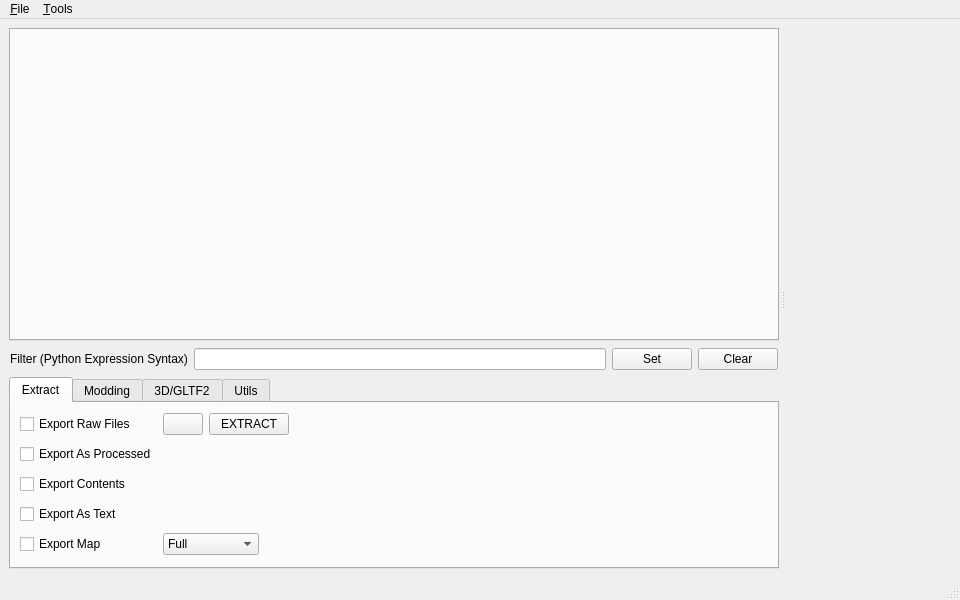
<?xml version="1.0" encoding="UTF-8"?>
<ui version="4.0">
 <class>MainWindow</class>
 <widget class="QMainWindow" name="MainWindow">
  <property name="geometry">
   <rect>
    <x>0</x>
    <y>0</y>
    <width>960</width>
    <height>600</height>
   </rect>
  </property>
  <property name="windowTitle">
   <string>DECA Main Window</string>
  </property>
  <widget class="QWidget" name="centralwidget">
   <layout class="QVBoxLayout" name="centralwidget_layout">
    <item>
     <widget class="QSplitter" name="splitter">
      <property name="orientation">
       <enum>Qt::Orientation::Horizontal</enum>
      </property>
      <property name="handleWidth">
       <number>7</number>
      </property>
      <property name="childrenCollapsible">
       <bool>false</bool>
      </property>
      <widget class="QWidget" name="layoutWidget">
       <layout class="QVBoxLayout" name="vertical_layout" stretch="1,0,0">
        <item>
         <widget class="QTabWidget" name="tabs_nodes">
          <property name="currentIndex">
           <number>-1</number>
          </property>
          <property name="tabsClosable">
           <bool>true</bool>
          </property>
         </widget>
        </item>
        <item>
         <layout class="QHBoxLayout" name="horizontal_layout" stretch="0,1,0,0">
          <property name="leftMargin">
           <number>1</number>
          </property>
          <property name="topMargin">
           <number>1</number>
          </property>
          <property name="rightMargin">
           <number>1</number>
          </property>
          <property name="bottomMargin">
           <number>1</number>
          </property>
          <item>
           <widget class="QLabel" name="filter_label">
            <property name="text">
             <string>Filter (Python Expression Syntax)</string>
            </property>
           </widget>
          </item>
          <item>
           <widget class="QLineEdit" name="filter_edit">
            <property name="sizePolicy">
             <sizepolicy hsizetype="Expanding" vsizetype="Ignored">
              <horstretch>0</horstretch>
              <verstretch>0</verstretch>
             </sizepolicy>
            </property>
            <property name="text">
             <string/>
            </property>
           </widget>
          </item>
          <item>
           <widget class="QPushButton" name="filter_set_bt">
            <property name="text">
             <string>Set</string>
            </property>
           </widget>
          </item>
          <item>
           <widget class="QPushButton" name="filter_clear_bt">
            <property name="text">
             <string>Clear</string>
            </property>
           </widget>
          </item>
         </layout>
        </item>
        <item>
         <widget class="QTabWidget" name="tabs_control">
          <property name="currentIndex">
           <number>0</number>
          </property>
          <widget class="QWidget" name="tab_extract">
           <attribute name="title">
            <string>Extract</string>
           </attribute>
           <layout class="QGridLayout" name="grid_layout_1" rowminimumheight="24,24,24,24,24">
            <item row="4" column="1" colspan="2">
             <widget class="QComboBox" name="cmbbx_map_format">
              <property name="sizePolicy">
               <sizepolicy hsizetype="Fixed" vsizetype="Fixed">
                <horstretch>0</horstretch>
                <verstretch>0</verstretch>
               </sizepolicy>
              </property>
              <property name="minimumSize">
               <size>
                <width>96</width>
                <height>0</height>
               </size>
              </property>
              <item>
               <property name="text">
                <string>Full</string>
               </property>
              </item>
              <item>
               <property name="text">
                <string>Tiles</string>
               </property>
              </item>
              <item>
               <property name="text">
                <string>Full + Tiles</string>
               </property>
              </item>
             </widget>
            </item>
            <item row="2" column="0">
             <widget class="QCheckBox" name="chkbx_export_contents_extract">
              <property name="text">
               <string>Export Contents</string>
              </property>
             </widget>
            </item>
            <item row="3" column="0">
             <widget class="QCheckBox" name="chkbx_export_text_extract">
              <property name="text">
               <string>Export As Text</string>
              </property>
             </widget>
            </item>
            <item row="4" column="0">
             <widget class="QCheckBox" name="chkbx_export_map">
              <property name="text">
               <string>Export Map</string>
              </property>
             </widget>
            </item>
            <item row="0" column="0">
             <widget class="QCheckBox" name="chkbx_export_raw_extract">
              <property name="text">
               <string>Export Raw Files</string>
              </property>
             </widget>
            </item>
            <item row="1" column="0">
             <widget class="QCheckBox" name="chkbx_export_processed_extract">
              <property name="text">
               <string>Export As Processed</string>
              </property>
             </widget>
            </item>
            <item row="0" column="2" colspan="2">
             <widget class="QPushButton" name="bt_extract">
              <property name="text">
               <string>EXTRACT</string>
              </property>
             </widget>
            </item>
            <item row="0" column="1">
             <widget class="QPushButton" name="bt_extract_folder_show">
              <property name="sizePolicy">
               <sizepolicy hsizetype="Fixed" vsizetype="Fixed">
                <horstretch>0</horstretch>
                <verstretch>0</verstretch>
               </sizepolicy>
              </property>
             </widget>
            </item>
            <item row="0" column="4">
             <spacer name="tab_extract_hspacer">
              <property name="orientation">
               <enum>Qt::Orientation::Horizontal</enum>
              </property>
              <property name="sizeHint" stdset="0">
               <size>
                <width>0</width>
                <height>0</height>
               </size>
              </property>
             </spacer>
            </item>
           </layout>
          </widget>
          <widget class="QWidget" name="tab_modding">
           <attribute name="title">
            <string>Modding</string>
           </attribute>
           <layout class="QGridLayout" name="grid_layout_2" rowminimumheight="24,24,24,24,24">
            <item row="1" column="0">
             <widget class="QCheckBox" name="chkbx_export_processed_mods">
              <property name="text">
               <string>Export As Processed</string>
              </property>
             </widget>
            </item>
            <item row="3" column="0">
             <widget class="QCheckBox" name="chkbx_mod_build_subset">
              <property name="text">
               <string>Build Subset</string>
              </property>
             </widget>
            </item>
            <item row="0" column="1">
             <widget class="QPushButton" name="bt_mod_folder_show">
              <property name="sizePolicy">
               <sizepolicy hsizetype="Fixed" vsizetype="Fixed">
                <horstretch>0</horstretch>
                <verstretch>0</verstretch>
               </sizepolicy>
              </property>
             </widget>
            </item>
            <item row="0" column="0">
             <widget class="QCheckBox" name="chkbx_export_raw_mods">
              <property name="text">
               <string>Export Raw Files</string>
              </property>
             </widget>
            </item>
            <item row="0" column="2">
             <widget class="QPushButton" name="bt_mod_prep">
              <property name="text">
               <string>PREP MOD</string>
              </property>
             </widget>
            </item>
            <item row="1" column="2">
             <widget class="QPushButton" name="bt_mod_build">
              <property name="text">
               <string>BUILD MOD</string>
              </property>
             </widget>
            </item>
            <item row="2" column="0">
             <widget class="QCheckBox" name="chkbx_export_contents_mods">
              <property name="text">
               <string>Export Contents</string>
              </property>
             </widget>
            </item>
            <item row="1" column="1">
             <widget class="QPushButton" name="bt_mod_build_folder_show">
              <property name="sizePolicy">
               <sizepolicy hsizetype="Fixed" vsizetype="Fixed">
                <horstretch>0</horstretch>
                <verstretch>0</verstretch>
               </sizepolicy>
              </property>
             </widget>
            </item>
            <item row="4" column="0" colspan="3">
             <widget class="QCheckBox" name="chkbx_mod_do_not_build_archives">
              <property name="text">
               <string>Do Not Build Archives</string>
              </property>
             </widget>
            </item>
            <item row="0" column="3">
             <spacer name="tab_modding_hspacer">
              <property name="orientation">
               <enum>Qt::Orientation::Horizontal</enum>
              </property>
              <property name="sizeHint" stdset="0">
               <size>
                <width>0</width>
                <height>0</height>
               </size>
              </property>
             </spacer>
            </item>
           </layout>
          </widget>
          <widget class="QWidget" name="tab_3d_gltf2">
           <attribute name="title">
            <string>3D/GLTF2</string>
           </attribute>
           <layout class="QGridLayout" name="grid_layout_3" rowstretch="0,0,0,0,0" rowminimumheight="24,24,24,24,24" columnminimumwidth="0,0,0,0">
            <item row="0" column="0">
             <widget class="QCheckBox" name="chkbx_export_save_to_one_dir">
              <property name="text">
               <string>Save To One Directory</string>
              </property>
             </widget>
            </item>
            <item row="4" column="1" colspan="2">
             <widget class="QComboBox" name="cmbbx_texture_format">
              <property name="sizePolicy">
               <sizepolicy hsizetype="Fixed" vsizetype="Fixed">
                <horstretch>0</horstretch>
                <verstretch>0</verstretch>
               </sizepolicy>
              </property>
              <property name="minimumSize">
               <size>
                <width>64</width>
                <height>0</height>
               </size>
              </property>
              <item>
               <property name="text">
                <string>DDS</string>
               </property>
              </item>
              <item>
               <property name="text">
                <string>DDSC</string>
               </property>
              </item>
              <item>
               <property name="text">
                <string>PNG</string>
               </property>
              </item>
             </widget>
            </item>
            <item row="0" column="1">
             <widget class="QPushButton" name="bt_extract_gltf_3d_folder_show">
              <property name="sizePolicy">
               <sizepolicy hsizetype="Fixed" vsizetype="Fixed">
                <horstretch>0</horstretch>
                <verstretch>0</verstretch>
               </sizepolicy>
              </property>
             </widget>
            </item>
            <item row="0" column="3">
             <spacer name="tab_3d_hspacer">
              <property name="orientation">
               <enum>Qt::Orientation::Horizontal</enum>
              </property>
              <property name="sizeHint" stdset="0">
               <size>
                <width>40</width>
                <height>20</height>
               </size>
              </property>
             </spacer>
            </item>
            <item row="4" column="0">
             <widget class="QLabel" name="lbl_texture_format">
              <property name="sizePolicy">
               <sizepolicy hsizetype="Preferred" vsizetype="Fixed">
                <horstretch>0</horstretch>
                <verstretch>0</verstretch>
               </sizepolicy>
              </property>
              <property name="text">
               <string>Texture Format</string>
              </property>
             </widget>
            </item>
            <item row="1" column="0">
             <widget class="QCheckBox" name="chkbx_export_3d_include_skeleton">
              <property name="text">
               <string>Include Skeleton</string>
              </property>
             </widget>
            </item>
            <item row="0" column="2">
             <widget class="QPushButton" name="bt_extract_gltf_3d">
              <property name="text">
               <string>EXTRACT 3D/GLTF2</string>
              </property>
             </widget>
            </item>
            <item row="2" column="0">
             <widget class="QLabel" name="tab_32_label_1">
              <property name="sizePolicy">
               <sizepolicy hsizetype="Preferred" vsizetype="Fixed">
                <horstretch>0</horstretch>
                <verstretch>0</verstretch>
               </sizepolicy>
              </property>
              <property name="text">
               <string/>
              </property>
             </widget>
            </item>
            <item row="3" column="0">
             <widget class="QLabel" name="tab_32_label_2">
              <property name="sizePolicy">
               <sizepolicy hsizetype="Preferred" vsizetype="Fixed">
                <horstretch>0</horstretch>
                <verstretch>0</verstretch>
               </sizepolicy>
              </property>
              <property name="text">
               <string/>
              </property>
             </widget>
            </item>
           </layout>
          </widget>
          <widget class="QWidget" name="tab_utils">
           <attribute name="title">
            <string>Utils</string>
           </attribute>
           <layout class="QGridLayout" name="grid_layout_4" columnstretch="0,0,1" rowminimumheight="24,0">
            <item row="0" column="2">
             <widget class="QLineEdit" name="vhash_to_vpath_out_edit">
              <property name="readOnly">
               <bool>true</bool>
              </property>
             </widget>
            </item>
            <item row="0" column="0">
             <widget class="QLabel" name="vhash_to_vpath_label">
              <property name="text">
               <string>VHash -&gt; VPath</string>
              </property>
             </widget>
            </item>
            <item row="0" column="1">
             <widget class="QLineEdit" name="vhash_to_vpath_in_edit">
              <property name="text">
               <string>0</string>
              </property>
             </widget>
            </item>
            <item row="1" column="0">
             <spacer name="tab_utils_vspacer">
              <property name="orientation">
               <enum>Qt::Orientation::Vertical</enum>
              </property>
              <property name="sizeHint" stdset="0">
               <size>
                <width>20</width>
                <height>40</height>
               </size>
              </property>
             </spacer>
            </item>
           </layout>
          </widget>
         </widget>
        </item>
       </layout>
      </widget>
      <widget class="DataViewWidget" name="data_view" native="true"/>
     </widget>
    </item>
   </layout>
  </widget>
  <widget class="QMenuBar" name="menubar">
   <property name="geometry">
    <rect>
     <x>0</x>
     <y>0</y>
     <width>960</width>
     <height>22</height>
    </rect>
   </property>
   <widget class="QMenu" name="menu_File">
    <property name="title">
     <string>&amp;File</string>
    </property>
    <addaction name="action_project_new"/>
    <addaction name="action_project_open"/>
    <addaction name="action_file_gz_open"/>
    <addaction name="action_external_add"/>
    <addaction name="action_exit"/>
   </widget>
   <widget class="QMenu" name="menu_Tools">
    <property name="title">
     <string>&amp;Tools</string>
    </property>
    <addaction name="action_make_web_map"/>
   </widget>
   <addaction name="menu_File"/>
   <addaction name="menu_Tools"/>
  </widget>
  <widget class="QStatusBar" name="statusbar"/>
  <action name="action_project_new">
   <property name="text">
    <string>&amp;New Project...</string>
   </property>
  </action>
  <action name="action_project_open">
   <property name="text">
    <string>&amp;Open Project...</string>
   </property>
  </action>
  <action name="action_external_add">
   <property name="text">
    <string>&amp;Add External...</string>
   </property>
  </action>
  <action name="action_exit">
   <property name="text">
    <string>E&amp;xit</string>
   </property>
   <property name="shortcut">
    <string>Ctrl+Q</string>
   </property>
  </action>
  <action name="action_make_web_map">
   <property name="text">
    <string>Make &amp;Web Map...</string>
   </property>
  </action>
  <action name="action_file_gz_open">
   <property name="text">
    <string>Open GenZero File...</string>
   </property>
  </action>
 </widget>
 <customwidgets>
  <customwidget>
   <class>DataViewWidget</class>
   <extends>QWidget</extends>
   <header location="global">.dataviewwidget.h</header>
   <container>1</container>
  </customwidget>
 </customwidgets>
 <resources/>
 <connections/>
</ui>
